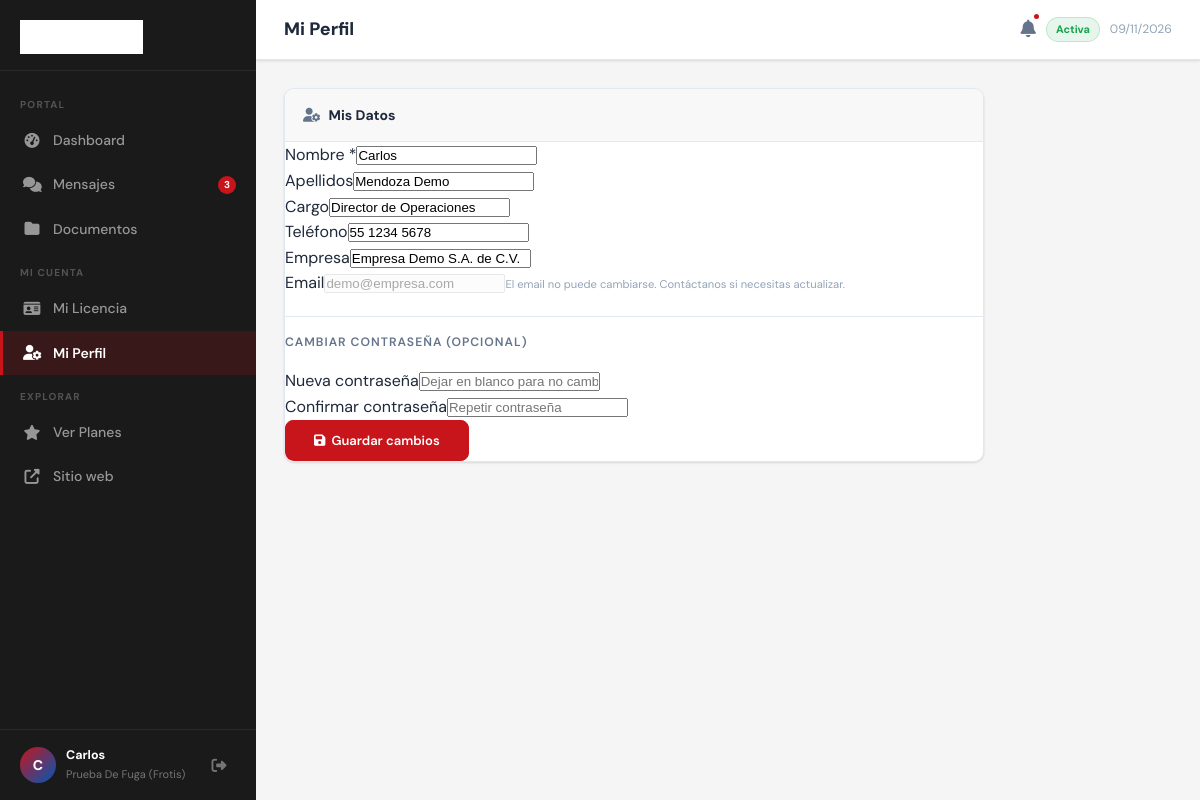
Screenshot of /portal/perfil (signed in) with the database file from the repository.
### tables this page shows
CREATE TABLE `clientes` (
  `id` INT AUTO_INCREMENT PRIMARY KEY,
  `nombre` VARCHAR(100) NOT NULL,
  `apellidos` VARCHAR(100),
  `empresa` VARCHAR(150) NOT NULL,
  `rfc` VARCHAR(20),
  `email` VARCHAR(150) NOT NULL UNIQUE,
  `telefono` VARCHAR(20),
  `cargo` VARCHAR(100),
  `password_hash` VARCHAR(255) NOT NULL,
  `plan_id` INT DEFAULT NULL,
  `licencia_inicio` DATE DEFAULT NULL,
  `licencia_fin` DATE DEFAULT NULL,
  `licencia_status` ENUM('activa','suspendida','vencida','trial') DEFAULT 'trial',
  `email_verificado` TINYINT(1) DEFAULT 0,
  `activo` TINYINT(1) DEFAULT 1,
  `ultimo_acceso` TIMESTAMP NULL,
  `avatar` VARCHAR(255) DEFAULT NULL,
  `notas_admin` TEXT DEFAULT NULL,
  `created_at` TIMESTAMP DEFAULT CURRENT_TIMESTAMP,
  FOREIGN KEY (`plan_id`) REFERENCES `planes`(`id`) ON DELETE SET NULL
);

### src/config/database.php (called while the page is built, shortened)
<?php
class Database {
    private static $instance = null;
    public static function getInstance() {
        if (self::$instance === null) {
            $dsn = "mysql:host=".DB_HOST.";dbname=".DB_NAME.";charset=".DB_CHARSET;
            $options = array(
                PDO::ATTR_ERRMODE            => PDO::ERRMODE_EXCEPTION,
                PDO::ATTR_DEFAULT_FETCH_MODE => PDO::FETCH_ASSOC,
                PDO::ATTR_EMULATE_PREPARES   => false,
            );
            try {
                self::$instance = new PDO($dsn, DB_USER, DB_PASS, $options);
            } catch (PDOException $e) {
                die("Error de conexion: " . $e->getMessage());
            }
        }
        return self::$instance;
    }
    public static function query($sql, $params = array()) {
        $stmt = self::getInstance()->prepare($sql);
        $stmt->execute($params);
        return $stmt;
    }
    public static function fetchOne($sql, $params = array()) {
        $result = self::query($sql, $params)->fetch();
        return $result ? $result : null;
    }
}

### src/controllers/portal/perfil.php (the view, shortened to what this page needs)
<?php
$portalTitle='Mi Perfil'; $cliente_id=$_SESSION['cliente_id'];
$c=Database::fetchOne("SELECT * FROM clientes WHERE id=?",[$cliente_id]);
require_once SRC_PATH.'/views/portal/layout-top.php';
?>
<div class="ac" style="max-width:700px;">
  <div class="ac-head"><h2><i class="fas fa-user-cog"></i> Mis Datos</h2></div>
  <div class="ac-body"><form method="POST">
    <div class="afr2"><div class="afg"><label>Nombre *</label><input type="text" name="nombre" required value="<?=htmlspecialchars($c['nombre'])?>"></div><div class="afg"><label>Apellidos</label><input type="text" name="apellidos" value="<?=htmlspecialchars($c['apellidos']??'')?>"></div></div>
    <div class="afr2"><div class="afg"><label>Cargo</label><input type="text" name="cargo" value="<?=htmlspecialchars($c['cargo']??'')?>"></div><div class="afg"><label>Teléfono</label><input type="tel" name="telefono" value="<?=htmlspecialchars($c['telefono']??'')?>"></div></div>
    <div class="afg"><label>Empresa</label><input type="text" name="empresa" value="<?=htmlspecialchars($c['empresa'])?>"></div>
    <div class="afg"><label>Email</label><input type="email" value="<?=htmlspecialchars($c['email'])?>" disabled style="opacity:.5;cursor:not-allowed;"><small style="color:var(--txt3);font-size:.7rem;">El email no puede cambiarse. Contáctanos si necesitas actualizar.</small></div>
    <div style="margin:20px 0 16px;padding-top:16px;border-top:1px solid var(--brd);font-size:.76rem;color:var(--txt2);font-weight:600;text-transform:uppercase;letter-spacing:1px;">Cambiar contraseña (opcional)</div>
    <div class="afr2"><div class="afg"><label>Nueva contraseña</label><input type="password" name="password" placeholder="Dejar en blanco para no cambiar"></div><div class="afg"><label>Confirmar contraseña</label><input type="password" name="password2" placeholder="Repetir contraseña"></div></div>
    <button type="submit" class="ba ba-r" style="padding:11px 28px;"><i class="fas fa-save"></i> Guardar cambios</button>
  </form></div>
</div>
<?php require_once SRC_PATH.'/views/portal/layout-bottom.php'; ?>

### public/css/admin.css (style rules this page uses)
:root { --red: #C8151B; --red-d: #9B0F13; --red-l: #FDECEA; --blue: #003087; --blue-m: #0057B7; --blue-l: #EEF4FC; --green: #16A34A; --green-l: #DCFCE7; --amber: #D97706; --amber-l: #FEF3C7; --bg: #F8FAFC; --bg2: #FFFFFF; --bg3: #F1F5F9; --brd: #E2E8F0; --txt: #1E293B; --txt2: #64748B; --txt3: #94A3B8; --sb-bg: #0F172A; --sb-w: 256px; --top-h: 60px; --rad: 10px; --sha: 0 1px 3px rgba(0,0,0,.08),0 1px 2px rgba(0,0,0,.05); --sha-m: 0 4px 16px rgba(0,0,0,.10); --tr: .18s ease; }
*, *::before, *::after { box-sizing: border-box; margin: 0; padding: 0; }
html { font-size: 16px; -webkit-text-size-adjust: 100%; }
body { font-family: 'DM Sans', -apple-system, BlinkMacSystemFont, 'Segoe UI', sans-serif; background: var(--bg); color: var(--txt); line-height: 1.6; overflow-x: hidden; -webkit-font-smoothing: antialiased; display: flex; min-height: 100vh; }
@media (min-width: 1024px) { body { flex-direction: row; } }
.ac { background: var(--bg2); border-radius: var(--rad); box-shadow: var(--sha); border: 1px solid var(--brd); overflow: hidden; margin-bottom: 16px; transition: box-shadow var(--tr); }
.ac-head { padding: 15px 18px; border-bottom: 1px solid var(--brd); display: flex; align-items: center; justify-content: space-between; gap: 10px; }
.ac-head h2 { font-size: 14px; font-weight: 700; color: var(--txt); display: flex; align-items: center; gap: 8px; }
.ac-head h2 i { color: var(--txt2); font-size: 14px; }
.ba { display: inline-flex; align-items: center; justify-content: center; gap: 6px; padding: 9px 16px; font-size: 13px; font-weight: 600; font-family: inherit; border-radius: 8px; border: 1.5px solid transparent; cursor: pointer; outline: none; transition: all var(--tr); white-space: nowrap; -webkit-tap-highlight-color: transparent; min-height: 38px; text-decoration: none; }
.ba-r { background: var(--red); color: #fff; border-color: var(--red); }

### src/views/portal/layout-top.php (style rules this page uses)
body { background: #f5f5f5; }
.ac { background: #fff; }
.ac-head { background: #f8f8f8; }

### rows the page displays
clientes: nombre "Carlos", apellidos "Mendoza Demo", cargo "Director de Operaciones", telefono "55 1234 5678", empresa "Empresa Demo S.A. de C.V.", email "demo@empresa.com"

### other values shown
$noLeidos "3"
substr($_SESSION['cliente_nombre']??'C',0,1) "C"
$_SESSION['cliente_nombre'] "Carlos"
$_SESSION['cliente_plan'] "Prueba De Fuga (Frotis)"
$portalTitle "Mi Perfil"
$_SESSION['cliente_status'] "Activa"
